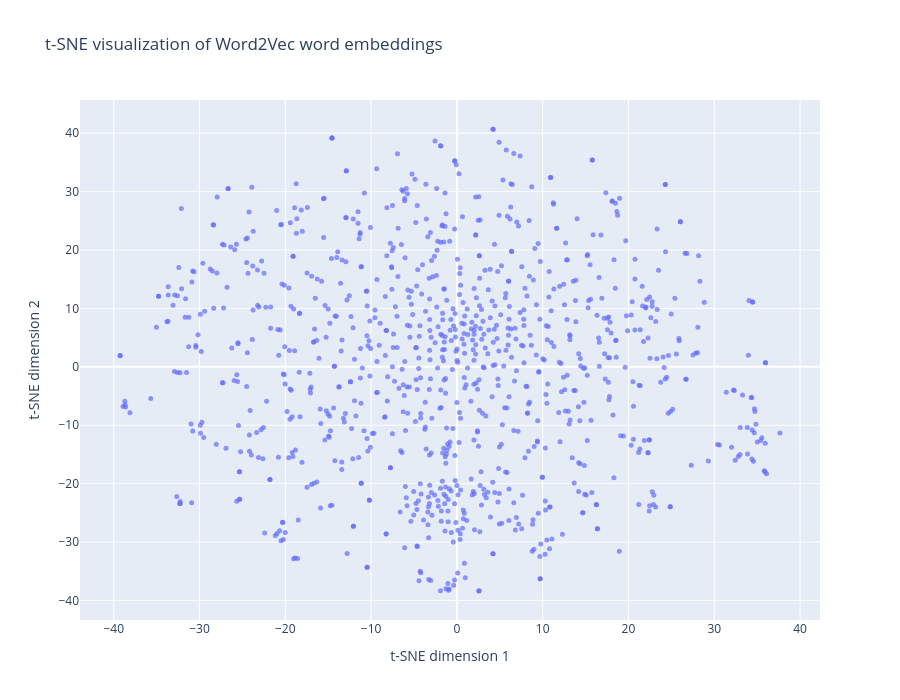

Notebook cell for this chart:
### Code cell
fig = px.scatter(
    df_tsne_words,
    x="x",
    y="y",
    hover_name="word",
    title="t-SNE visualization of Word2Vec word embeddings",
    labels={
        "x": "t-SNE dimension 1",
        "y": "t-SNE dimension 2"
    },
    width=900,
    height=700
)

fig.update_traces(
    marker=dict(size=5, opacity=0.7)
)

fig.update_layout(
    showlegend=False
)

fig.show()

### Figure 1 — Plotly figure (JSON) as saved in the notebook; plotly's stock layout.template omitted (floating-point values rounded to 4 significant figures; data arrays with more than 128 entries replaced by an {"elided": "..."} marker saying what was removed)
{"data": [{"hovertemplate": "<b>%{hovertext}</b><br><br>t-SNE dimension 1=%{x}<br>t-SNE dimension 2=%{y}<extra></extra>", "hovertext": {"elided": "1000 str values"}, "legendgroup": "", "marker": {"color": "#636efa", "opacity": 0.7, "size": 5, "symbol": "circle"}, "mode": "markers", "name": "", "orientation": "v", "showlegend": false, "type": "scatter", "x": {"elided": "1000 float values"}, "xaxis": "x", "y": {"elided": "1000 float values"}, "yaxis": "y"}], "layout": {"height": 700, "legend": {"tracegroupgap": 0}, "showlegend": false, "title": {"text": "t-SNE visualization of Word2Vec word embeddings"}, "width": 900, "xaxis": {"anchor": "y", "domain": [0, 1], "title": {"text": "t-SNE dimension 1"}}, "yaxis": {"anchor": "x", "domain": [0, 1], "title": {"text": "t-SNE dimension 2"}}}}
